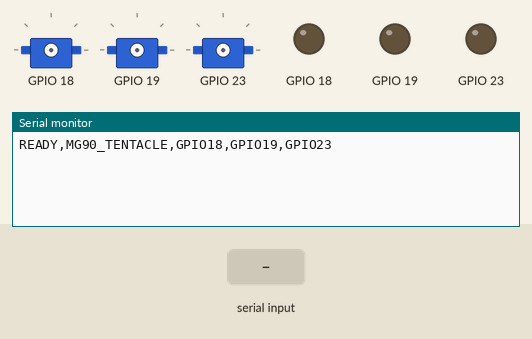
Recording of a sketch running on a simulated ESP32. On the bench: 3 × servo, output pins drawn as LEDs (lit = HIGH), the last lines printed to the serial monitor. The inputs (shaded band) are chosen by the test bench. Servo pulses on a pin are drawn as a servo (544–2400 µs = 0–180°).

Above: at 1.4 s.
1.5 s: "ARM\n" received over Serial
At 2.3 s:
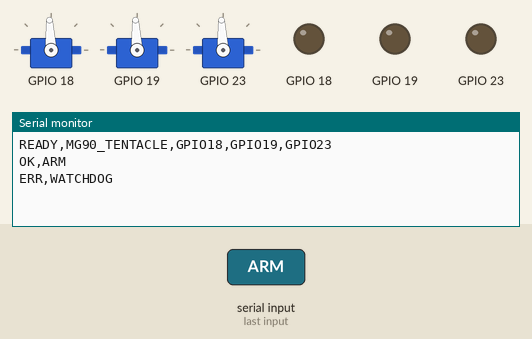
3.0 s: "STOP\n" received over Serial
At 3.9 s:
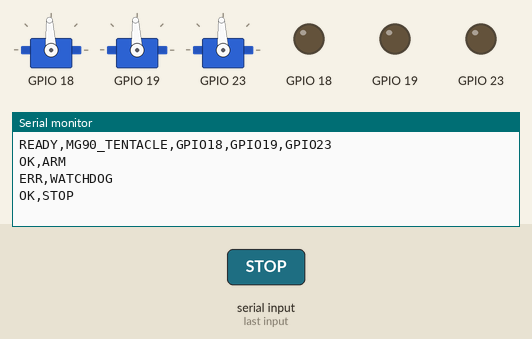
4.5 s: "PING\n" received over Serial
At 5.1 s:
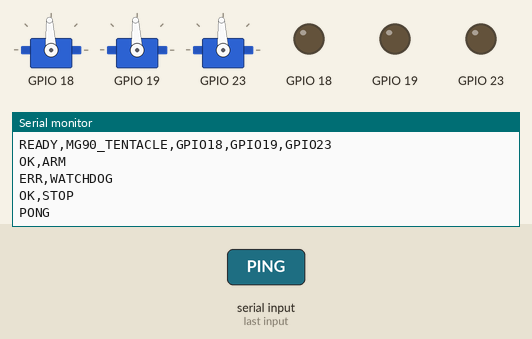

Measured:
- after the input at 1.5 s, the serial monitor: prints a new line at once (image 1)
- after the input at 3.0 s, the serial monitor: prints a new line at once (image 2)
- after the input at 4.5 s, the serial monitor: prints a new line at once (image 3)

The sketch:

esp32_tentacle.ino
```cpp
#include <Arduino.h>
#include <ctype.h>
#include <errno.h>
#include <math.h>
#include <stdint.h>
#include <stdlib.h>
#include <string.h>

// ESP32 Arduino Core 3.x firmware for three continuous-rotation MG90 servos.
// Commands are newline terminated:
//   ARM
//   V,<sequence>,<servo1>,<servo2>,<servo3>   speeds: -0.35 through +0.35
//   STOP
//   PING

namespace Config {
constexpr uint32_t kSerialBaud = 115200;
constexpr uint32_t kPwmFrequencyHz = 50;
constexpr uint8_t kPwmResolutionBits = 16;
constexpr uint32_t kCommandWatchdogMs = 250;
constexpr float kMaximumSpeed = 0.35f;
constexpr size_t kCommandBufferSize = 96;
constexpr size_t kMaximumBytesPerLoop = 64;
}  // namespace Config

class IContinuousServo {
 public:
  virtual ~IContinuousServo() = default;
  virtual bool begin() = 0;
  virtual void setSpeed(float normalizedSpeed) = 0;
  virtual void stop() = 0;
  virtual void disable() = 0;
};

struct ContinuousServoCalibration {
  uint8_t pin;
  uint16_t reverseLimitUs;
  uint16_t neutralUs;
  uint16_t forwardLimitUs;
  bool inverted;
};

class MG90ContinuousServo final : public IContinuousServo {
 public:
  explicit MG90ContinuousServo(ContinuousServoCalibration calibration)
      : calibration_(calibration) {}

  bool begin() override {
    if (!(calibration_.reverseLimitUs < calibration_.neutralUs &&
          calibration_.neutralUs < calibration_.forwardLimitUs &&
          calibration_.reverseLimitUs >= 1000 &&
          calibration_.forwardLimitUs <= 2000)) {
      return false;
    }
    attached_ = ledcAttach(calibration_.pin, Config::kPwmFrequencyHz,
                           Config::kPwmResolutionBits);
    if (attached_) {
      disable();
    }
    return attached_;
  }

  void setSpeed(float normalizedSpeed) override {
    normalizedSpeed = constrain(normalizedSpeed, -1.0f, 1.0f);
    if (calibration_.inverted) {
      normalizedSpeed = -normalizedSpeed;
    }

    float pulseUs = calibration_.neutralUs;
    if (normalizedSpeed >= 0.0f) {
      pulseUs += normalizedSpeed *
                 (calibration_.forwardLimitUs - calibration_.neutralUs);
    } else {
      pulseUs += normalizedSpeed *
                 (calibration_.neutralUs - calibration_.reverseLimitUs);
    }
    writePulseUs(static_cast<uint16_t>(lroundf(pulseUs)));
  }

  void stop() override { writePulseUs(calibration_.neutralUs); }

  void disable() override {
    if (attached_) {
      ledcWrite(calibration_.pin, 0);
    }
  }

 private:
  void writePulseUs(uint16_t pulseUs) {
    if (!attached_) {
      return;
    }
    constexpr uint32_t periodUs = 1000000UL / Config::kPwmFrequencyHz;
    constexpr uint32_t maximumDuty =
        (1UL << Config::kPwmResolutionBits) - 1UL;
    const uint32_t duty = static_cast<uint32_t>(
        (static_cast<uint64_t>(pulseUs) * maximumDuty) / periodUs);
    ledcWrite(calibration_.pin, duty);
  }

  ContinuousServoCalibration calibration_;
  bool attached_ = false;
};

class TentacleDrive {
 public:
  TentacleDrive(IContinuousServo &first, IContinuousServo &second,
                IContinuousServo &third)
      : servos_{&first, &second, &third} {}

  bool begin() {
    bool allStarted = true;
    for (IContinuousServo *servo : servos_) {
      allStarted = servo->begin() && allStarted;
    }
    disableAll();
    return allStarted;
  }

  void setSpeeds(float first, float second, float third) {
    const float requested[] = {first, second, third};
    for (size_t i = 0; i < 3; ++i) {
      // No hidden ramp: the host applies its acceleration limit and integrates
      // the commands it actually sent. Calibration pulses must be reproducible.
      servos_[i]->setSpeed(requested[i]);
    }
  }

  void stopAll() {
    for (size_t i = 0; i < 3; ++i) {
      servos_[i]->stop();
    }
  }

  void disableAll() {
    for (size_t i = 0; i < 3; ++i) {
      servos_[i]->disable();
    }
  }

 private:
  IContinuousServo *servos_[3];
};

// Tune neutralUs separately for each physical servo. If a servo creeps at
// speed 0, adjust only its neutralUs by a few microseconds and re-upload.
MG90ContinuousServo servo1({18, 1200, 1500, 1800, false});
MG90ContinuousServo servo2({19, 1200, 1500, 1800, false});
MG90ContinuousServo servo3({23, 1200, 1500, 1800, false});
TentacleDrive tentacleDrive(servo1, servo2, servo3);

char commandBuffer[Config::kCommandBufferSize] = {};
size_t commandLength = 0;
uint32_t lastValidVelocityMs = 0;
bool armed = false;
bool hardwareReady = false;
bool discardingLine = false;
bool haveSequence = false;
uint32_t lastSequence = 0;

// Responses must not block the independent safety loop if the host stops
// reading its serial input. The host treats missing acknowledgements as a fault.
void sendResponse(const char *response) {
  const size_t length = strlen(response);
  if (Serial.availableForWrite() >= static_cast<int>(length + 2)) {
    Serial.write(reinterpret_cast<const uint8_t *>(response), length);
    Serial.write(reinterpret_cast<const uint8_t *>("\r\n"), 2);
  }
}

void stopAndDisarm(const char *response) {
  if (hardwareReady) {
    tentacleDrive.stopAll();
  } else {
    tentacleDrive.disableAll();
  }
  armed = false;
  haveSequence = false;
  sendResponse(response);
}

void checkWatchdog() {
  if (armed &&
      static_cast<uint32_t>(millis() - lastValidVelocityMs) >=
          Config::kCommandWatchdogMs) {
    stopAndDisarm("ERR,WATCHDOG");
  }
}

bool parseSequence(const char *token, uint32_t &sequence) {
  if (*token == '\0') {
    return false;
  }
  uint32_t value = 0;
  for (const char *cursor = token; *cursor != '\0'; ++cursor) {
    if (*cursor < '0' || *cursor > '9') {
      return false;
    }
    const uint32_t digit = static_cast<uint32_t>(*cursor - '0');
    if (value > (UINT32_MAX - digit) / 10U) {
      return false;
    }
    value = value * 10U + digit;
  }
  sequence = value;
  return true;
}

bool parseSpeed(const char *token, float &speed) {
  if (*token == '\0') {
    return false;
  }
  char *end = nullptr;
  errno = 0;
  speed = strtof(token, &end);
  return end != token && *end == '\0' && errno != ERANGE &&
         isfinite(speed) && speed >= -Config::kMaximumSpeed &&
         speed <= Config::kMaximumSpeed;
}

void processCommand(char *command) {
  checkWatchdog();
  while (*command == ' ' || *command == '\t') {
    ++command;
  }
  size_t length = strlen(command);
  while (length > 0 &&
         (command[length - 1] == ' ' || command[length - 1] == '\t')) {
    command[--length] = '\0';
  }

  if (strcmp(command, "ARM") == 0) {
    if (!hardwareReady) {
      stopAndDisarm("ERR,PWM_ATTACH");
      return;
    }
    tentacleDrive.stopAll();
    armed = true;
    haveSequence = false;
    lastValidVelocityMs = millis();
    sendResponse("OK,ARM");
    return;
  }

  if (strcmp(command, "STOP") == 0) {
    stopAndDisarm("OK,STOP");
    return;
  }

  if (strcmp(command, "PING") == 0) {
    sendResponse("PONG");
    return;
  }

  // Split without strtok: empty fields must not be silently discarded.
  char *tokens[5] = {};
  size_t tokenCount = 1;
  tokens[0] = command;
  for (char *cursor = command; *cursor != '\0'; ++cursor) {
    if (*cursor == ',') {
      if (tokenCount >= 5) {
        stopAndDisarm("ERR,BAD_COMMAND");
        return;
      }
      *cursor = '\0';
      tokens[tokenCount++] = cursor + 1;
    }
  }
  uint32_t sequence = 0;
  float speeds[3] = {};
  if (tokenCount != 5 || strcmp(tokens[0], "V") != 0 ||
      !parseSequence(tokens[1], sequence) ||
      !parseSpeed(tokens[2], speeds[0]) ||
      !parseSpeed(tokens[3], speeds[1]) ||
      !parseSpeed(tokens[4], speeds[2])) {
    stopAndDisarm("ERR,BAD_COMMAND");
    return;
  }

  if (!armed) {
    stopAndDisarm("ERR,NOT_ARMED");
    return;
  }

  // Reject duplicate or backwards sequence numbers, including replayed packets.
  // Unsigned subtraction also supports normal wrap from UINT32_MAX to zero.
  const uint32_t advance = sequence - lastSequence;
  if (haveSequence && (advance == 0 || advance >= 0x80000000UL)) {
    stopAndDisarm("ERR,STALE_SEQUENCE");
    return;
  }

  tentacleDrive.setSpeeds(speeds[0], speeds[1], speeds[2]);
  lastSequence = sequence;
  haveSequence = true;
  lastValidVelocityMs = millis();
  char response[32] = {};
  snprintf(response, sizeof(response), "OK,V,%lu",
           static_cast<unsigned long>(sequence));
  sendResponse(response);
}

void readSerialCommands() {
  size_t processed = 0;
  while (Serial.available() > 0 && processed < Config::kMaximumBytesPerLoop) {
    checkWatchdog();
    const char incoming = static_cast<char>(Serial.read());
    ++processed;
    if (incoming == '\n' || incoming == '\r') {
      if (!discardingLine && commandLength > 0) {
        commandBuffer[commandLength] = '\0';
        processCommand(commandBuffer);
      }
      commandLength = 0;
      discardingLine = false;
    } else if (discardingLine) {
      continue;
    } else if (incoming != '\t' &&
               (static_cast<unsigned char>(incoming) < 32 ||
                static_cast<unsigned char>(incoming) > 126)) {
      commandLength = 0;
      discardingLine = true;
      stopAndDisarm("ERR,BAD_CHARACTER");
    } else if (commandLength < Config::kCommandBufferSize - 1) {
      commandBuffer[commandLength++] = incoming;
    } else {
      commandLength = 0;
      discardingLine = true;
      stopAndDisarm("ERR,COMMAND_TOO_LONG");
    }
  }
}

void setup() {
  Serial.begin(Config::kSerialBaud);
  delay(250);
  hardwareReady = tentacleDrive.begin();
  if (!hardwareReady) {
    sendResponse("ERR,PWM_ATTACH");
  } else {
    sendResponse("READY,MG90_TENTACLE,GPIO18,GPIO19,GPIO23");
  }
}

void loop() {
  checkWatchdog();
  readSerialCommands();
  checkWatchdog();
}
```
